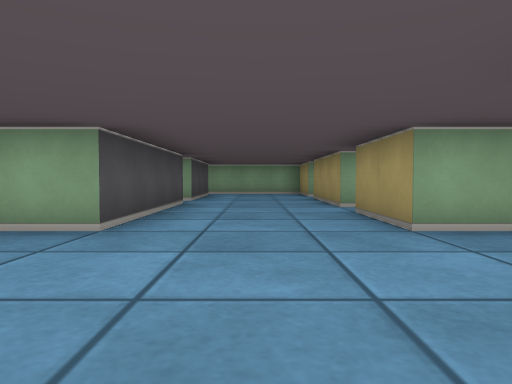
[1] (above)

24 first-person views from a walk through a cub3D maze. The camera is about half as high as the walls, tilts 2° down and sees 70° across. The floor is counted in squares. Each view is taken from the middle of a square. On the plan, view 1 faces up. The plan holds only what a view shows up to about 9 squares ahead; the rest is blank.

[2]
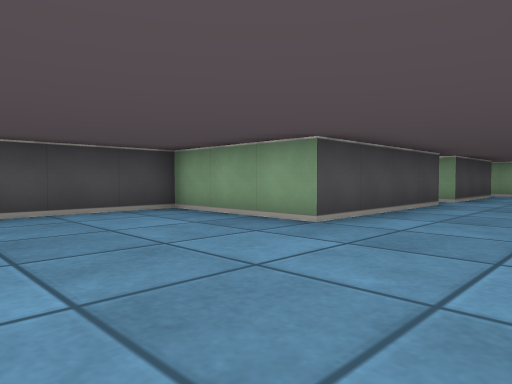

[3]
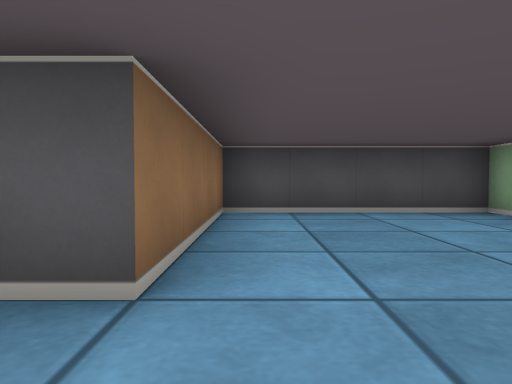

[4]
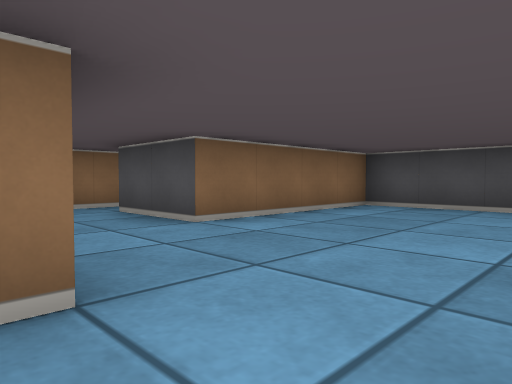

[5]
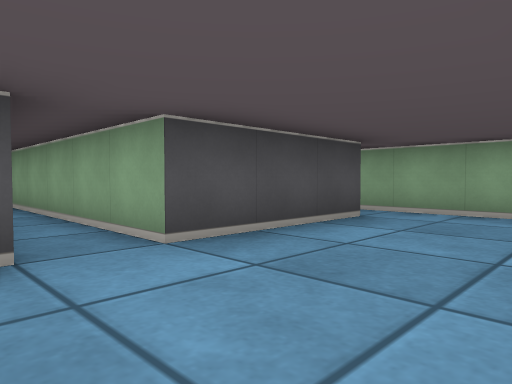

[6]
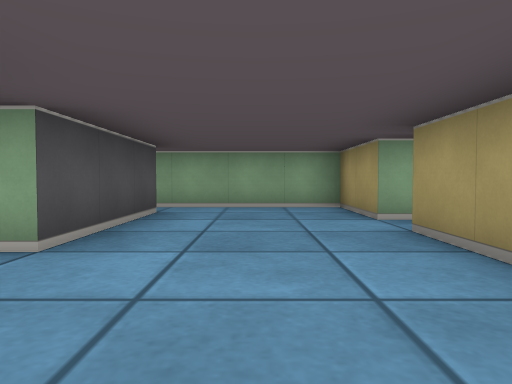

[7]
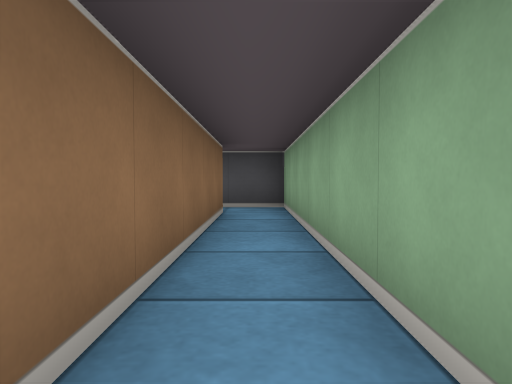

[8]
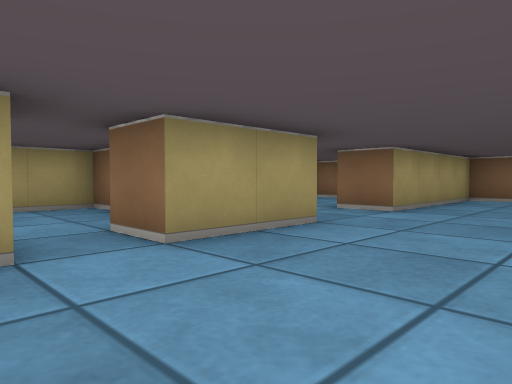

[9]
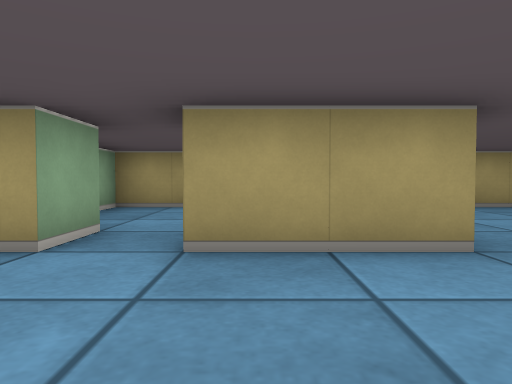

[10]
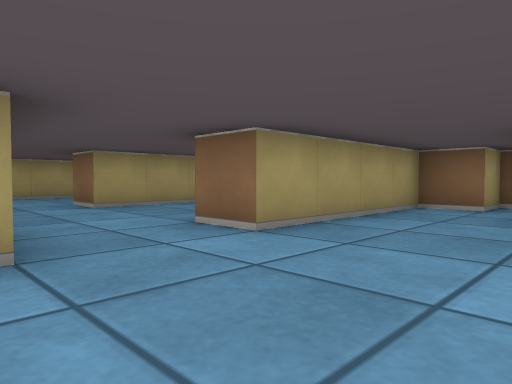

[11]
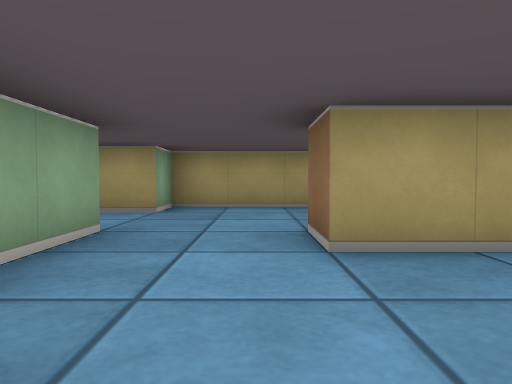

[12]
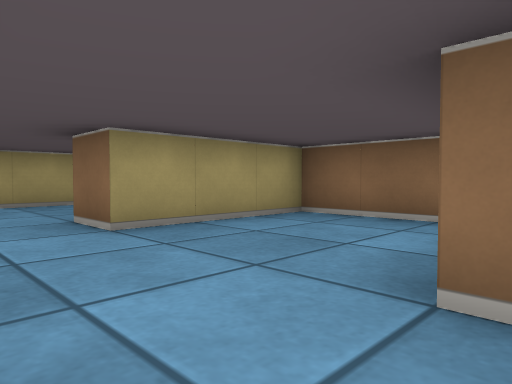

[13]
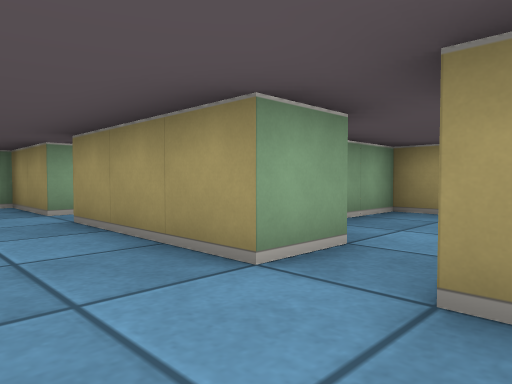

[14]
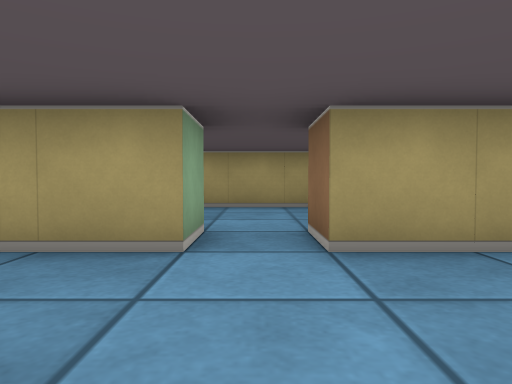

[15]
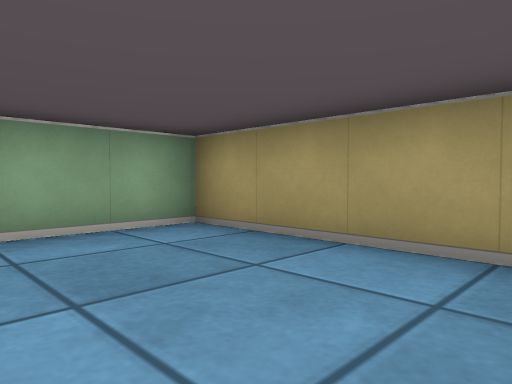

[16]
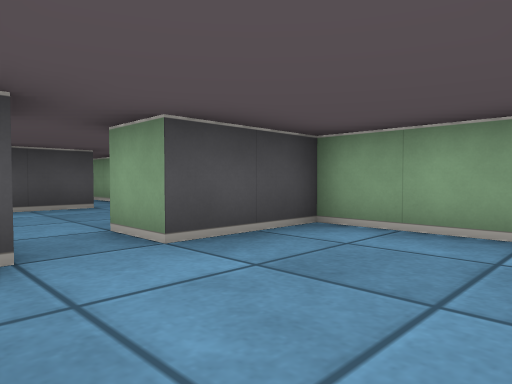

[17]
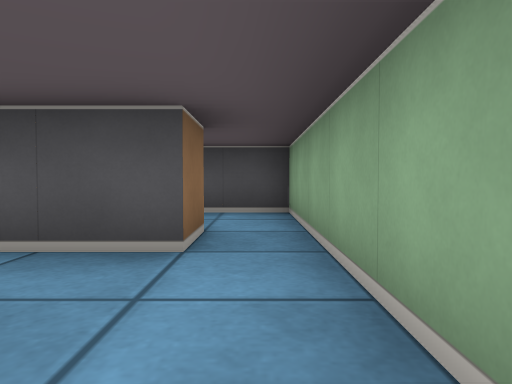

[18]
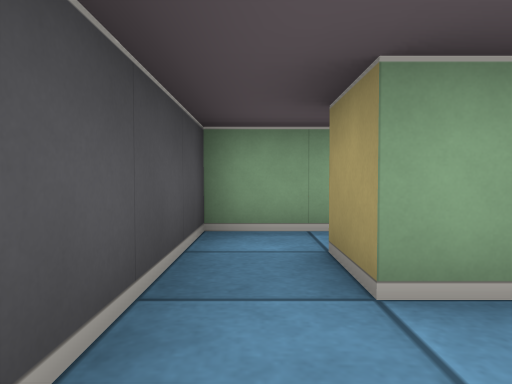

[19]
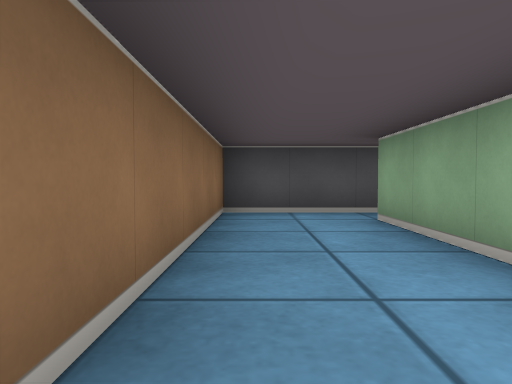

[20]
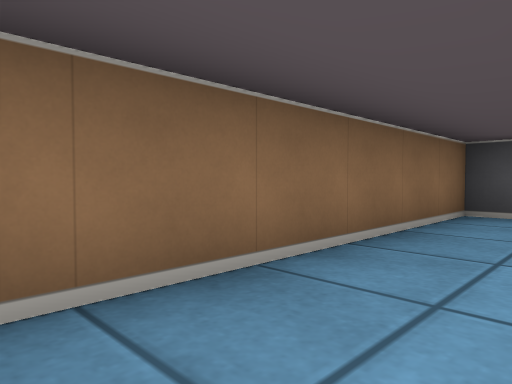

[21]
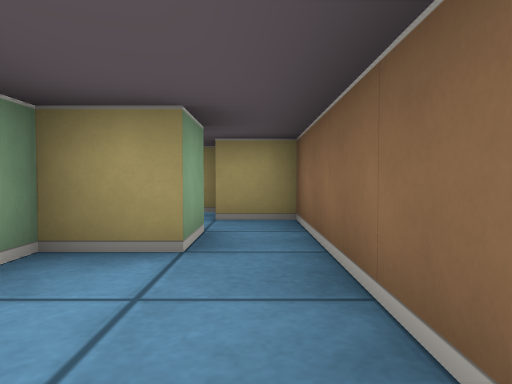

[22]
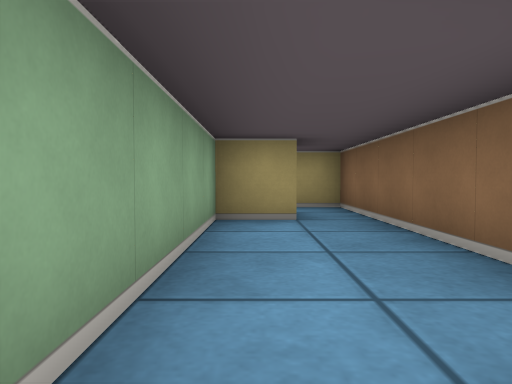

[23]
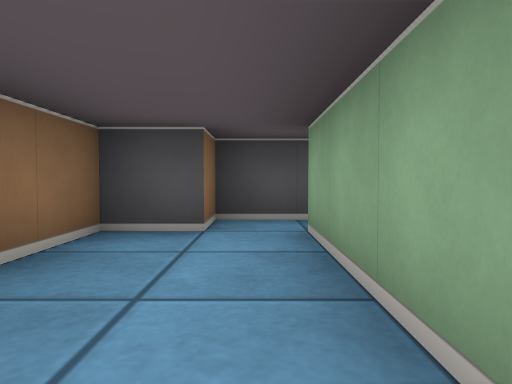

[24]
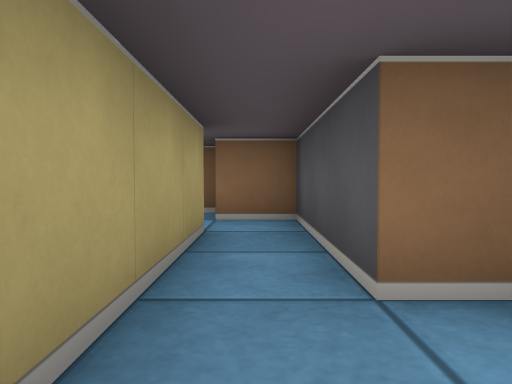

### Floor plan
Ten units are one square. View 1 is at (0, 0); x grows to the right and y downward. Boxes are objects, and circles mark ways between rooms. Rooms are numbered by the first view taken in them; rooms with no view inside come last. Other rooms are left out.
<svg viewBox="-90 -130 155 170">
<path fill="none" stroke="#000" d="M-15 -76 -15 -35 -45 -35 -45 5 -5 5 -5 25M15 -65 15 -95M25 -35 15 -35 15 -55M15 -105 15 -125 -15 -125M-15 -115 -15 -85 -85 -85 -85 -75M-75 -75 -26 -75M5 25 15 25 15 -15 25 -15M34 15 55 15 55 -15M55 -90 55 -125 25 -125 25 -105 15 -105M15 -95 25 -95M-51 -65 -75 -65 -75 -75M-85 -75 -85 -45 -32 -45M-55 25 -55 35 5 35 5 25M-5 25 -15 25 -15 15 -55 15M-71 -5 -65 -5 -65 25 -55 25M-55 15 -55 -14M26 -65 15 -65M48 -45 55 -45 55 -75 41 -75M15 -55 25 -55M-25 -115 -15 -115M-15 -125 -45 -125 -45 -111"/>
<circle cx="20" cy="-25" r="3" fill="#2a7"/>
<circle cx="20" cy="-100" r="3" fill="#2a7"/>
<circle cx="-80" cy="-70" r="3" fill="#2a7"/>
<circle cx="0" cy="15" r="3" fill="#2a7"/>
<circle cx="20" cy="-60" r="3" fill="#2a7"/>
<circle cx="-20" cy="-120" r="3" fill="#2a7"/>
<circle cx="-60" cy="20" r="3" fill="#2a7"/>
<text x="-10" y="-50">1</text>
<text x="40" y="-10">2</text>
<text x="40" y="-100">3</text>
<text x="-60" y="-60">4</text>
<text x="-30" y="30">5</text>
<text x="-70" y="-10">6</text>
<text x="40" y="-60">7</text>
<text x="-30" y="-120">8</text>
</svg>
Room 1 opens to room 2. Room 1 opens to room 3. Room 1 opens to room 4. Room 1 opens to room 5. Room 1 opens to room 7. Room 1 opens to room 8. Room 5 opens to room 6.

Where each view was taken, in squares from view 1:
view 1: 0 up, 0 right, facing up
view 2: 0 up, 1 right, facing up-left
view 3: 0 up, 1 right, facing left
view 4: 3 up, 2 right, facing down-left
view 5: 7 up, 1 right, facing up-left
view 6: 6 up, 0 right, facing up
view 7: 8 up, 2 left, facing left
view 8: 7 up, 1 left, facing down-right
view 9: 5 up, 1 left, facing right
view 10: 4 up, 1 left, facing down-right
view 11: 2 up, 3 right, facing right
view 12: 3 up, 2 right, facing down-right
view 13: 5 up, 0 right, facing up-right
view 14: 10 up, 1 left, facing right
view 15: 9 up, 3 right, facing up-right
view 16: 9 up, 5 right, facing up-left
view 17: 12 up, 1 right, facing left
view 18: 5 up, 8 left, facing up
view 19: 5 up, 3 left, facing left
view 20: 6 up, 3 left, facing down-left
view 21: 3 down, 4 left, facing right
view 22: 2 down, 6 left, facing right
view 23: 2 down, 2 left, facing left
view 24: 2 up, 6 left, facing down
